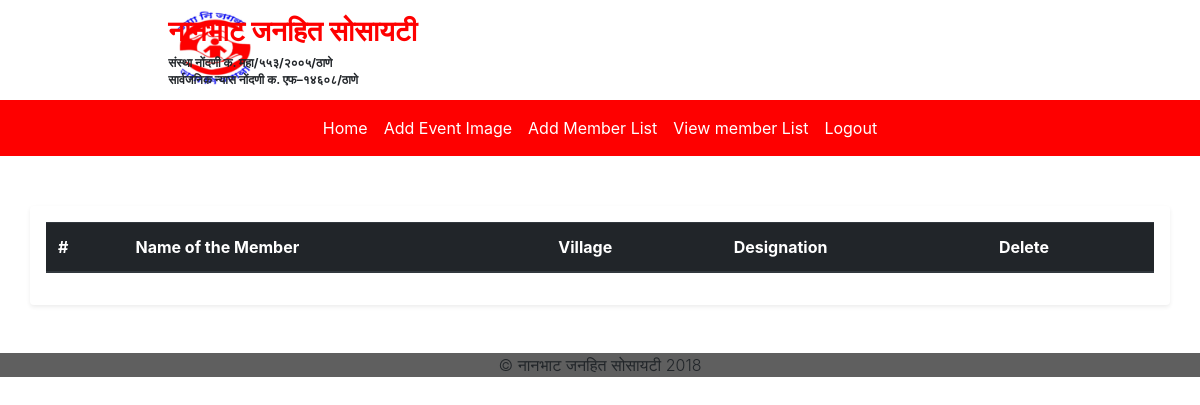
Before: /admin/view_member.php with the older database file.
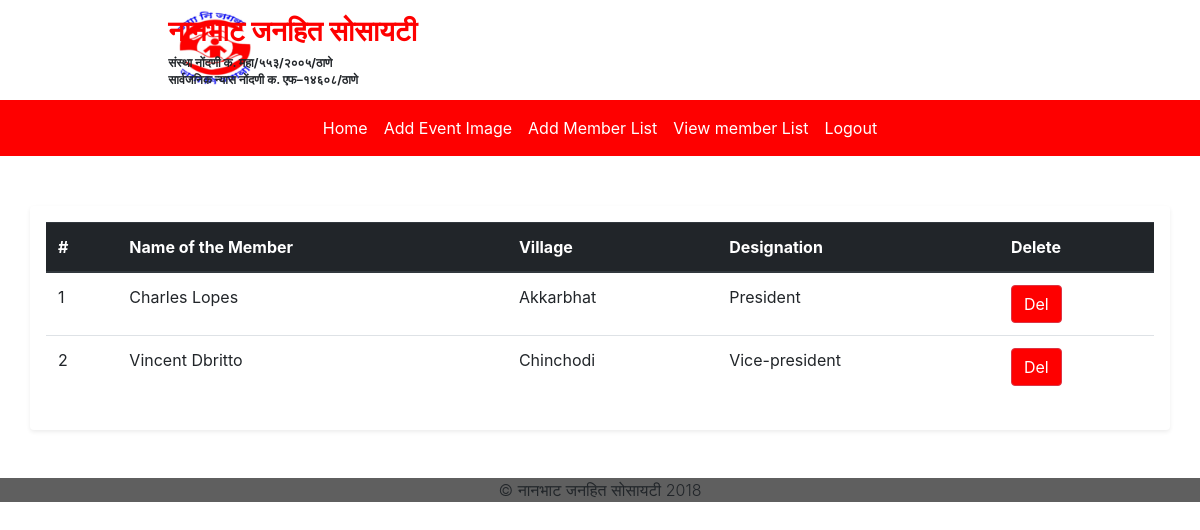
After: the same page with the newer database file.
### tables this page shows
CREATE TABLE IF NOT EXISTS `add_member_list` (
  `member_id` int(11) NOT NULL AUTO_INCREMENT,
  `name` varchar(254) NOT NULL,
  `village` varchar(254) NOT NULL,
  `Designation` varchar(254) NOT NULL,
  `Year` varchar(20) DEFAULT NULL,
  PRIMARY KEY (`member_id`)
);

### admin/view_member.php (the view, shortened to what this page needs)
<?php include_once 'dashboard_header.php'; include_once 'db_conn.php'; ?>
<div class="container shadow-sm p-3 mb-5 bg-white rounded" style="margin-top:50px;">
  <table class="table">
    <thead class="thead-dark">
      <tr>
        <th scope="col">#</th>
        <th scope="col">Name of the Member</th>
        <th scope="col">Village</th>
        <th scope="col">Designation</th>
        <th scope="col">Delete</th>
      </tr>
    </thead>
    <tbody id="member_table_body">
      <?php
      $sql = "select * from add_member_list";
      $result = mysqli_query($conn,$sql);
      $resultCheck = mysqli_num_rows($result);
          if($resultCheck > 0){
            $counter = 1;
            while($row = mysqli_fetch_assoc($result))
            {
               ?>
              <tr id=<?php echo $row['member_id']; ?> >
               <td><?php echo $counter; ?></td>
               <td><?php echo $row['name']; ?></td>
               <td><?php echo $row['village']; ?> </td>
               <td><?php echo $row['Designation']; ?></td>
               <td><button type="button" class="btn btn-danger" data-toggle="modal" data-target="#DeleteModal" data-mid="<?php echo $row['member_id']; ?>" style="margin:0px; background-color:#fe0000; color:#fff;">Del</button></td>
             </tr>
             <?php
               $counter ++;
          }
      }
      ?>
    </tbody>
  </table>
</div>
  <div class="" style="background-color:#5F5F5F;" align=center>
          <p style="font-size:16px;" class="lead">&#169; नानभाट जनहित सोसायटी 2018</p>
        </div>
      </body>
  </html>

Changed rows visible on the page:
added add_member_list: name "Charles Lopes", village "Akkarbhat", Designation "President"
added add_member_list: name "Vincent Dbritto", village "Chinchodi", Designation "Vice-president"
